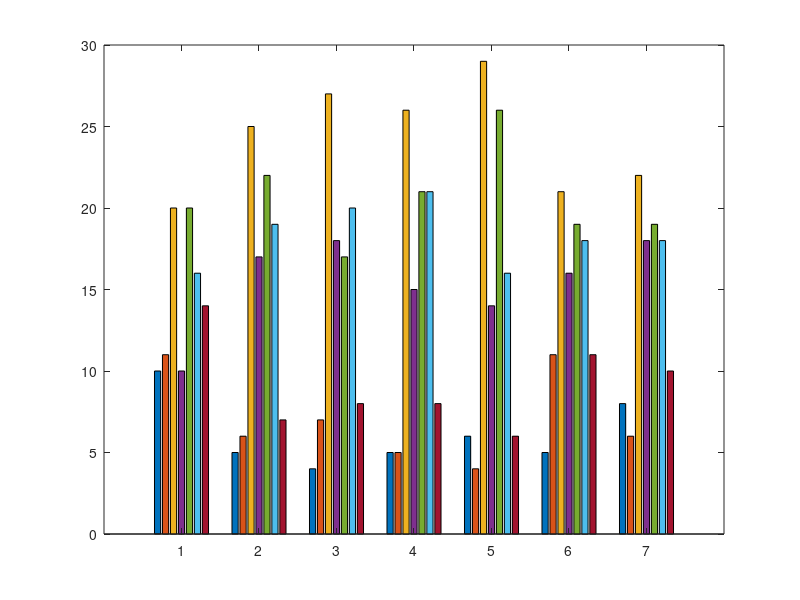

Here is the MATLAB script that generated this plot:
Njogadas=100;
NMC =7; %Número de runs
Ndiscard=0;
Ncasas=0;
z = zeros(NMC,7); %número de estados do jogo, que indica o número de vezes que se caiu em cada casa
y = zeros(1,Njogadas); % dimensão igual ao número de jogadas em cada run de Monte Carlo, que indica as casas em que se caiu em cada jogada
Aluguer = [10,10,0,15,20,25,0,35];
estados = [2,3,4,5,6,3,1;3,4,5,6,3,7,2];

for i=1:1:NMC
    x = 1; %variável escalar que indica o número do estado em que a marca do jogador está em cada instante;
    for k=1:1:Njogadas
        z(i,x) = z(i,x)+1;
        avanca = randi([1 2]);
        x = estados(avanca,x);
        y(1,k) = x;
    end 
    z(i,x) = z(i,x)+1;
    
end
%to do: pág 7 do pdf
bar(z)
